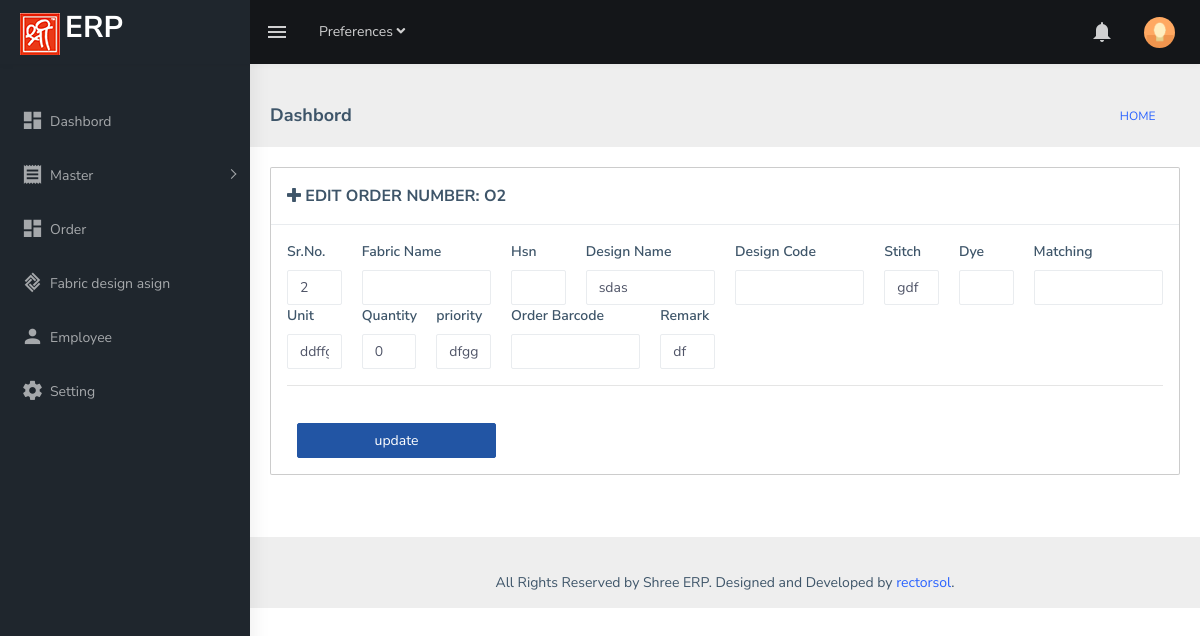
Page /admin/Orders/edit_order_product_details/O2 on the earlier database version.
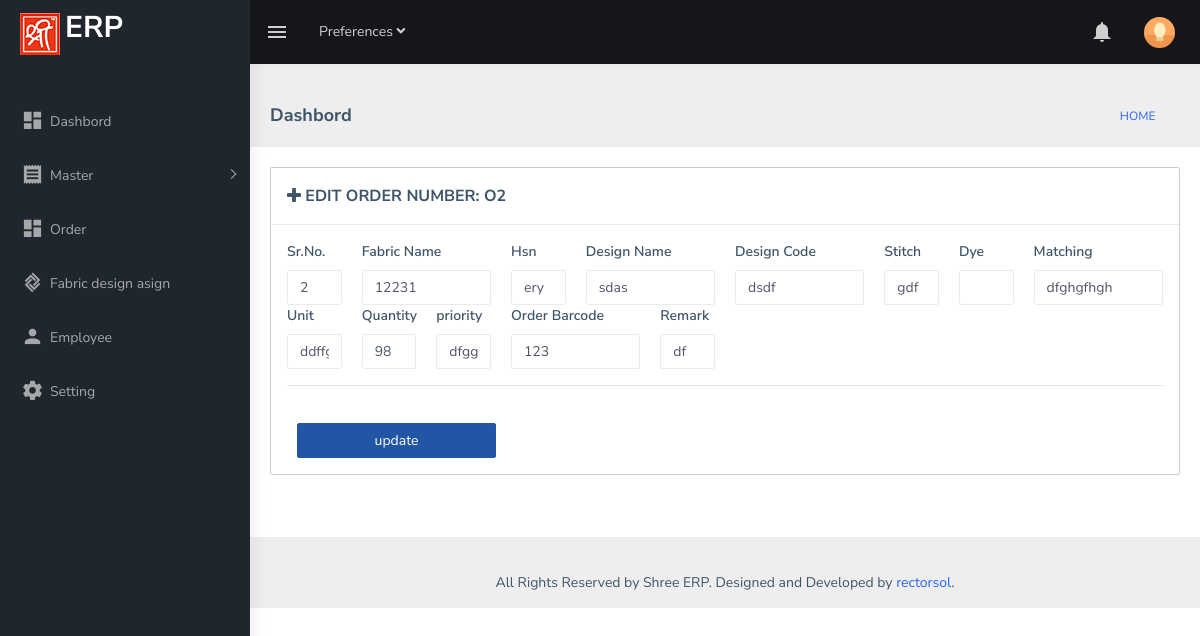
Same page on the later database version.
### tables this page shows
CREATE TABLE `order_product` (
  `id` int(11) NOT NULL,
  `product_order_id` varchar(64) NOT NULL,
  `order_id` varchar(32) NOT NULL,
  `series_number` varchar(20) NOT NULL,
  `unit` varchar(20) NOT NULL,
  `quantity` int(11) NOT NULL,
  `priority` varchar(50) NOT NULL,
  `order_barcode` varchar(30) NOT NULL,
  `remark` varchar(20) NOT NULL,
  `design_code` varchar(50) NOT NULL,
  `fabric_name` varchar(30) NOT NULL,
  `hsn` varchar(30) NOT NULL,
  `design_name` varchar(30) NOT NULL,
  `stitch` varchar(30) NOT NULL,
  `dye` varchar(30) NOT NULL,
  `matching` varchar(30) NOT NULL,
  `status` enum('PENDING','CANCEL','INPROCESS','DONE') NOT NULL DEFAULT 'PENDING',
  `last_update` timestamp NOT NULL DEFAULT current_timestamp(),
  `deleted` tinyint(1) NOT NULL DEFAULT 0
);

### application/controllers/admin/Orders.php (called while the page is built, shortened)
<?php if ( ! defined('BASEPATH')) exit('No direct script access allowed');
class Orders extends CI_Controller {
public function __construct(){
     $this->load->model('common_model');
     $this->load->model('login_model');
     $this->load->model('Orders_model');;
     $this->load->library('barcode');
   $this->load->library('pdf');
  }
    public function edit_order_product_details($order_id)
        {
            $data=array();
            $data['name']='Order List';
            $data['order_data']=$this->Orders_model->get_order_product($order_id);
            $data['main_content'] = $this->load->view('admin/order/edit_order_details', $data, TRUE);
            $this->load->view('admin/index', $data);
        }
    }

### index.php (called while the page is built, shortened)
<?php
require_once BASEPATH.'core/CodeIgniter.php';

### application/models/Orders_model.php (called while the page is built, shortened)
<?php
	class Orders_model extends CI_Model {
		public function get_order_product($order_id)
		{
			$this->db->select('*');
			$this->db->from('order_product');
			$this->db->where('product_order_id', $order_id);
			$query = $this->db->get();
			$query = $query->row();
			return $query;
		}
}

### application/views/admin/order/edit_order_details.php (the view, shortened to what this page needs)
<div class="row">
  <div class="col-md-12">
    <div class="card">
      <div class="card-body">
        <form method="post" id="" action="<?php echo base_url('admin/Orders/edit_order_product/').$order_data->product_order_id?>">
          <div class="modal-content">
            <div class="modal-header">
              <h5 class="modal-title"><i class="fa fa-plus"></i> EDIT ORDER NUMBER: <?php echo $order_data->product_order_id ?></h5>
            </div>
            <div class="modal-body">
              <div class="row overflow-auto">
                <div class="col-md-1">
                  <label>Sr.No.</label>
                  <input type="text" class="form-control" name="series_number" value="<?php echo $order_data->series_number;?>" id="">
                </div>
                <div class="col-md-2">
                  <label>Fabric Name</label>
                  <input type="text"  class="form-control" name="fabric_name" value="<?php echo $order_data->fabric_name;?>">
                </div>
                <div class="col-md-1">
                  <label>Hsn</label>
                  <input type="text" class="form-control" name="hsn" value="<?php echo $order_data->hsn;?>">
                </div>
                <div class="col-md-2">
                  <label>Design Name</label>
                  <input type="text" class="form-control"  name="design_name" value="<?php echo $order_data->design_name;?>">
                </div>
                <div class="col-md-2">
                  <label>Design Code</label>
                  <input type="text" class="form-control" name="design_code"  value="<?php echo $order_data->design_code;?>">
                </div>
                <div class="col-md-1">
                  <label>Stitch</label>
                  <input type="text" class="form-control"  name="stitch" value="<?php echo $order_data->stitch;?>">
                </div>
                <div class="col-md-1">
                  <label>Dye</label>
                  <input type="text" class="form-control" name="dye" value="<?php echo $order_data->dye;?>">
                </div>
                <div class="col-md-2">
                  <label>Matching</label>
                  <input type="text" class="form-control" name="matching" value="<?php echo $order_data->matching;?>">
                </div>
                <div class="col-md-1">
                  <label>Unit</label>
                  <input type="text" name="unit" class="form-control" value="<?php echo $order_data->unit;?>">
                </div>
                <div class="col-md-1">
                  <label>Quantity</label>
                  <input type="text" class="form-control" name="quantity" value="<?php echo $order_data->quantity;?>">
                </div>
                <div class="col-md-1">
                  <label>priority</label>
                  <input type="text" class="form-control" name="priority" value="<?php echo $order_data->priority;?>">
                </div>
                <div class="col-md-2">
                  <label>Order Barcode</label>
                  <input type="text" class="form-control" name="order_barcode" value="<?php echo $order_data->order_barcode;?>">
                </div>
                <div class="col-md-1">
                  <label>Remark</label>
                  <input type="text" class="form-control" name="remark" value="<?php echo $order_data->remark;?>">
                </div>
              </div>
              <hr>
              <div class="col-md-3 align-center"><br>
                <input type="submit"  id="order_btn2" class="btn btn-info btn-block" value="update " />
              </div>
            </div>
          </div>
        </form><br><br>
      </div>
    </div>
  </div>
</div>

Differences in the rows shown:
changed order_product "sdas": fabric_name (not shown) → "12231"; hsn (not shown) → "ery"; design_code (not shown) → "dsdf"; matching (not shown) → "dfghgfhgh"; quantity "0" → "98"; order_barcode (not shown) → "123"
